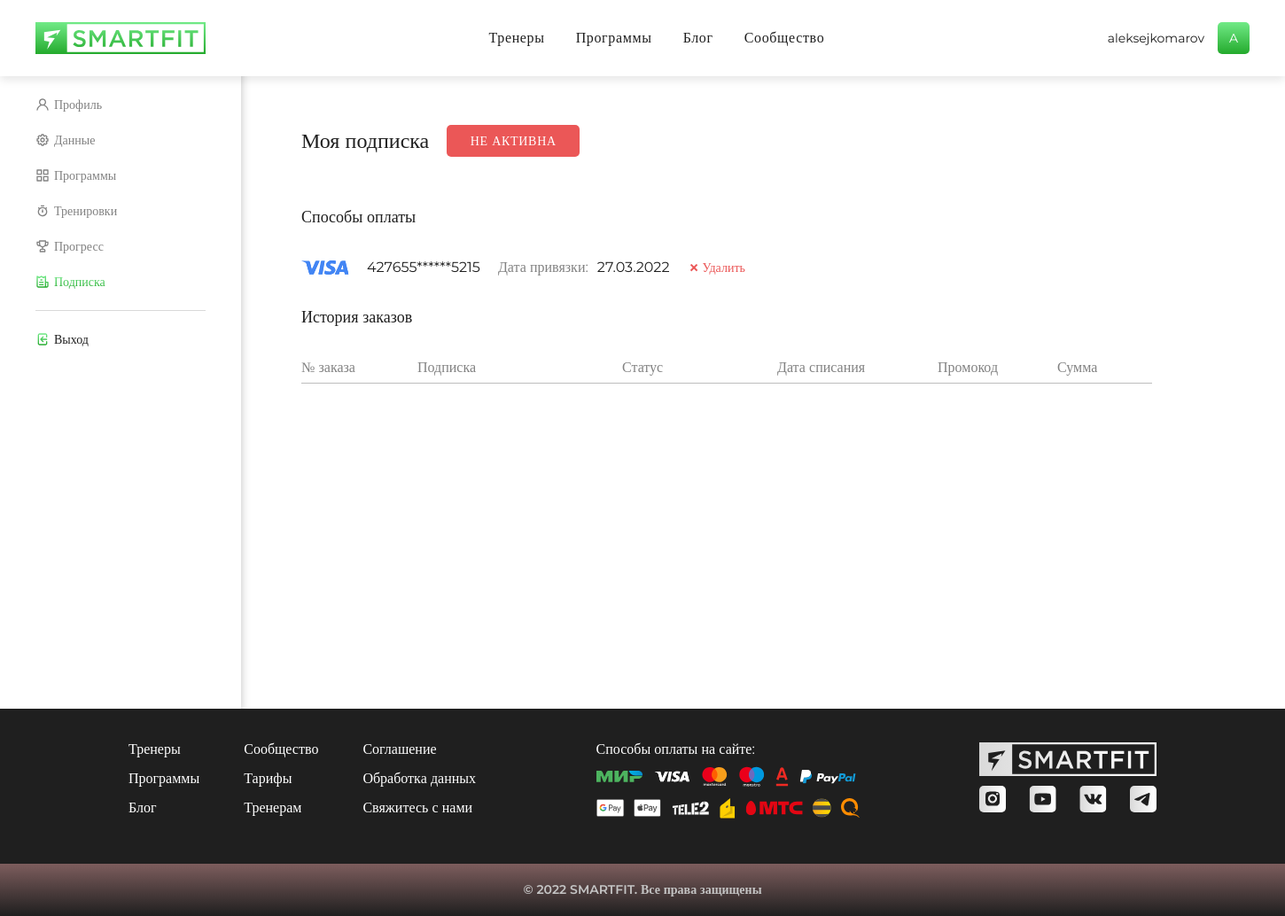
The page /personal/subscription (signed in) on the database as committed earlier.
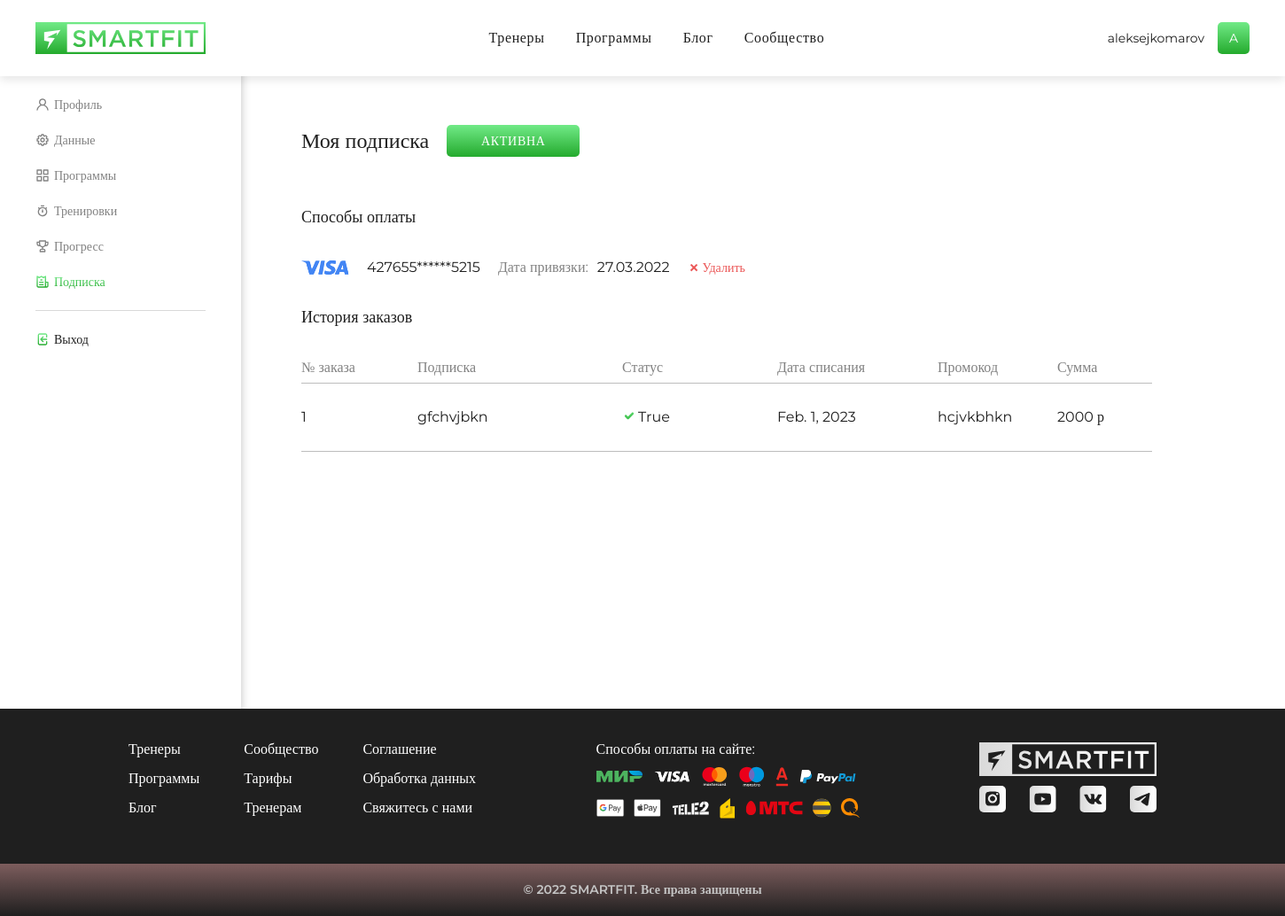
The same page on the database as committed later.
### core/models.py (models this page shows)
class Payment(models.Model):
    user = models.ForeignKey(User, on_delete=models.CASCADE)
    num = models.IntegerField()
    type = models.CharField(max_length=20)
    status = models.BooleanField()
    date_subscribed = models.DateField(auto_created=True)
    promo = models.CharField(max_length=20, null=True)
    sum = models.IntegerField()
    date_expired = models.DateField(null=True)

### core/views.py (the view)
# urls.py: path('personal/subscription', views.subscription, name='subscription'),
@login_required
def subscription(request):
    template = 'personalpayments.html'
    context = {
        'payments': Payment.objects.filter(user=request.user).order_by('date_subscribed'),
    }
    return render(request, template, context)

### core/templates/personalpayments.html (shortened to what the changed rows need)
<!DOCTYPE html>
<html lang="en" xmlns="http://www.w3.org/1999/html">
<head>
    <link rel="stylesheet" href="../static/fonts/stylesheet.css">
    <link rel="stylesheet" href="../static/css/SF_main.css">
    <link rel="stylesheet" href="../static/css/SF_components.css">
    <link rel="stylesheet" href="../static/css/SF_lk.css">
    <link rel="stylesheet" href="../static/css/modal.css">
</head>
<body>
<div class="profile">
    <div class="profile__inner">
        <div class="profile__wrapper">
            <div class="subscription">
                <div class="subscription__top">
                    <button class='button subscription__button {% if payments.0.status %}{% else %}_red{% endif %}'>
                        <div class="button__inner">{% if payments.0.status %}активна{% else %}не активна{% endif %}
                        </div>
                    </button>
                </div>
                <div class="subscription__table">
                    {% for i in payments %}
                        <div class="subscription__item grid">
                            <div class="subscription__item-field">{{ i.id }}</div>
                            <div class="subscription__item-field">{{ i.type }}</div>
                            <div class="subscription__item-field">{% if i.status %}
                                <img src="../static/images/methods/ok.svg" alt="" class="subscription__item-icon"/>{% endif %}{{ i.status }}</div>
                            <div class="subscription__item-field">{{ i.date_subscribed }}</div>
                            <div class="subscription__item-field">{{ i.promo }}</div>
                            <div class="subscription__item-field">{{ i.sum }} р</div>
                        </div>
                    {% endfor %}
                </div>
            </div>
        </div>
    </div>
</div>
</body>
</html>

Rows that differ between the two databases and show on the page:
added Payment: id "1", type "gfchvjbkn", status "True", date_subscribed "Feb. 1, 2023", promo "hcjvkbhkn", sum "2000"
Other text that changed with them:
text no longer shown: "НЕ АКТИВНА"
text now shown: "АКТИВНА"
